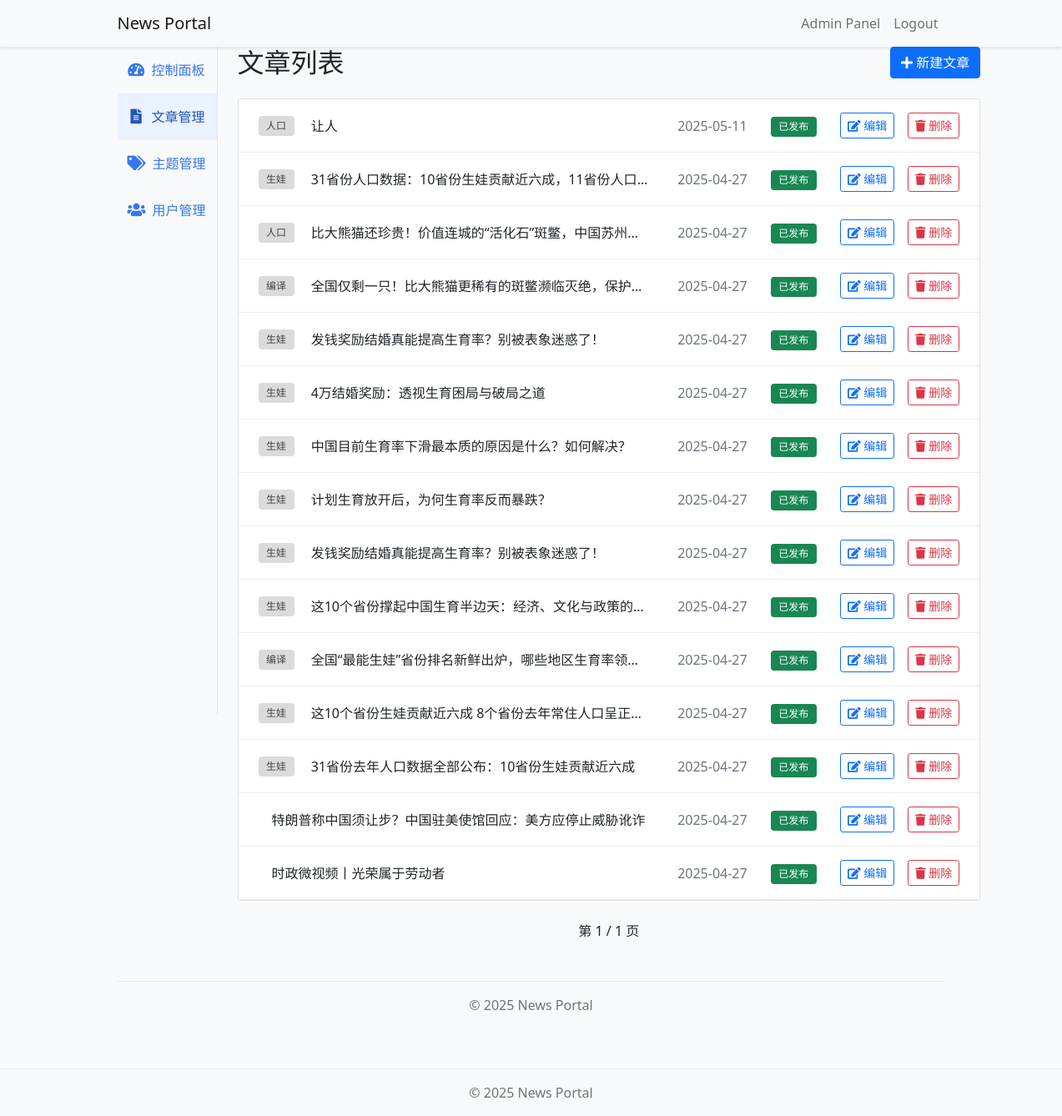
The app's page /admin/articles (signed in) with its own data.
### app/models.py (models this page shows, shortened)
class Tag(db.Model):
    id = db.Column(db.Integer, primary_key=True)
    name = db.Column(db.String(50), unique=True, nullable=False)
    created_at = db.Column(db.DateTime, default=datetime.utcnow)

class Article(db.Model):
    id = db.Column(db.Integer, primary_key=True)
    title = db.Column(db.String(200), nullable=False)
    subtitle = db.Column(db.String(200))
    content = db.Column(db.Text, nullable=False)
    is_published = db.Column(db.Boolean, default=False)
    is_top = db.Column(db.Boolean, default=False)
    is_recommended = db.Column(db.Boolean, default=False)
    created_at = db.Column(db.DateTime, default=datetime.utcnow)
    updated_at = db.Column(
        db.DateTime, default=datetime.utcnow, onupdate=datetime.utcnow
    )
    author_id = db.Column(db.Integer, db.ForeignKey("user.id"))
    tags = db.relationship("Tag", secondary="article_tag", backref="articles")
    images = db.relationship("Image", backref="article", lazy="dynamic")

### app/admin/routes.py (the view)
@bp.route("/articles")
@login_required
@admin_required
def articles():
    page = request.args.get("page", 1, type=int)
    articles = Article.query.order_by(Article.created_at.desc()).paginate(
        page=page, per_page=current_app.config["POSTS_PER_PAGE"]
    )
    return render_template("admin/articles.html", articles=articles)

### app/admin/routes.py (called while the page is built)
def admin_required(f):
    @wraps(f)
    def decorated_function(*args, **kwargs):
        if not current_user.is_admin:
            flash("需要管理员权限")
            return redirect(url_for("main.index"))
        return f(*args, **kwargs)
    return decorated_function

### app/models.py (called while the page is built)
@login.user_loader
def load_user(id):
    return User.query.get(int(id))

### app/templates/admin/articles.html (shortened to what this page needs)
{% extends "admin/base.html" %} {% block admin_title %}文章管理{% endblock %}  {% block admin_content %}
<div class="mb-4 d-flex justify-content-between align-items-center">
  <h2 class="mb-0">文章列表</h2>
  <a href="{{ url_for('admin.new_article') }}" class="btn btn-primary">
    <i class="fas fa-plus"></i> 新建文章
  </a>
</div>
<div class="card">
  <div class="card-body p-0">
    {% for article in articles.items %}
    <div class="article-admin-row d-flex align-items-center" style="gap: 1rem">
      <div class="article-list-tags flex-shrink-0" style="max-width: 120px">
         {% for tag in article.tags %}
        <a
          href="{{ url_for('main.tag', id=tag.id) }}"
          class="badge bg-secondary text-decoration-none me-1"
          >{{ tag.name }}</a
        >
        {% endfor %}
      </div>
      <div class="article-title-ellipsis flex-grow-1" style="min-width: 0">
        <a
          href="{{ url_for('main.article', id=article.id) }}"
          class="text-dark text-decoration-none"
        >
          {{ article.title }}
        </a>
      </div>
      <div
        class="text-muted flex-shrink-0"
        style="width: 100px; text-align: right"
      >
        {{ article.created_at.strftime('%Y-%m-%d') }}
      </div>
      <div class="flex-shrink-0" style="margin-left: 12px">
        {% if article.is_published %}
        <span class="badge bg-success">已发布</span>
        {% else %}
        <span class="badge bg-secondary">草稿</span>
        {% endif %}
      </div>
      <div
        class="article-admin-actions flex-shrink-0"
        style="margin-left: 12px"
      >
        <a
          href="{{ url_for('admin.edit_article', id=article.id) }}"
          class="btn btn-sm btn-outline-primary me-2"
        >
          <i class="fas fa-edit"></i> 编辑
        </a>
        <button
          type="button"
          class="btn btn-sm btn-outline-danger"
          data-bs-toggle="modal"
          data-bs-target="#deleteModal{{ article.id }}"
        >
          <i class="fas fa-trash"></i> 删除
        </button>
      </div>
    </div>
    {% endfor %}
  </div>
</div>
<div class="mt-4 d-flex justify-content-center">
  <span class="align-self-center mx-3"
    >第 {{ articles.page }} / {{ articles.pages }} 页</span
  >
</div>
{% endblock %}

### app/static/css/style.css (style rules this page uses)
body { background-color: #f8f9fa; }
.badge { font-weight: normal; padding: 0.5em 0.8em; }
.article-list-tags { display: flex !important; align-items: center !important; overflow: hidden; text-overflow: ellipsis; white-space: nowrap; }
.article-list-tags .badge { margin-right: 0.5rem; }
.article-list-tags .badge:last-child { margin-right: 0.5rem; }
.article-admin-row { display: flex; justify-content: space-between; align-items: center; padding: 1rem 1.5rem; border-bottom: 1px solid #eee; transition: background-color 0.2s; }
.article-admin-actions { flex-shrink: 0; display: flex; gap: 0.5rem; }
.article-title-ellipsis { white-space: nowrap; overflow: hidden; text-overflow: ellipsis; display: block; min-width: 0; max-width: 100%; }
.article-list-tags { display: flex; align-items: center; gap: 0.25rem; }
a.badge.bg-secondary.text-decoration-none { background-color: #dbdbdb !important; color: #434343 !important; border: none !important; }

### records on screen
Article: title "让人", created_at "2025-05-11", is_published "已发布"
Tag: name "人口"
Article: title "31省份人口数据：10省份生娃贡献近六成，11省份人口…", created_at "2025-04-27", is_published "已发布"
Tag: name "生娃"
Article: title "比大熊猫还珍贵！价值连城的“活化石”斑鳖，中国苏州…", created_at "2025-04-27", is_published "已发布"
Article: title "全国仅剩一只！比大熊猫更稀有的斑鳖濒临灭绝，保护…", created_at "2025-04-27", is_published "已发布"
Tag: name "编译"
Article: title "发钱奖励结婚真能提高生育率？别被表象迷惑了！", created_at "2025-04-27", is_published "已发布"
Article: title "4万结婚奖励：透视生育困局与破局之道", created_at "2025-04-27", is_published "已发布"
Article: title "中国目前生育率下滑最本质的原因是什么？如何解决？", created_at "2025-04-27", is_published "已发布"
Article: title "计划生育放开后，为何生育率反而暴跌？", created_at "2025-04-27", is_published "已发布"
Article: title "发钱奖励结婚真能提高生育率？别被表象迷惑了！", created_at "2025-04-27", is_published "已发布"
Article: title "这10个省份撑起中国生育半边天：经济、文化与政策的…", created_at "2025-04-27", is_published "已发布"
Article: title "全国“最能生娃”省份排名新鲜出炉，哪些地区生育率领…", created_at "2025-04-27", is_published "已发布"
Article: title "这10个省份生娃贡献近六成 8个省份去年常住人口呈正…", created_at "2025-04-27", is_published "已发布"
Article: title "31省份去年人口数据全部公布：10省份生娃贡献近六成", created_at "2025-04-27", is_published "已发布"
Article: title "特朗普称中国须让步？中国驻美使馆回应：美方应停止威胁讹诈", created_at "2025-04-27", is_published "已发布"
Article: title "时政微视频丨光荣属于劳动者", created_at "2025-04-27", is_published "已发布"

### other values on screen
{{ articles.page }} "1"
{{ articles.pages }} "1"
